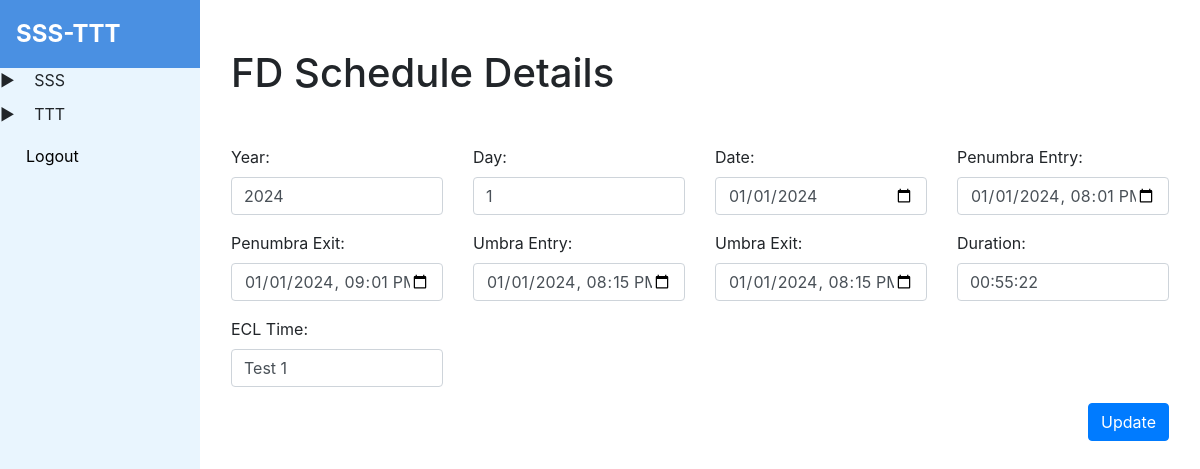
/fd_schedule/update/1 (signed in), run on an earlier commit of the app's database.
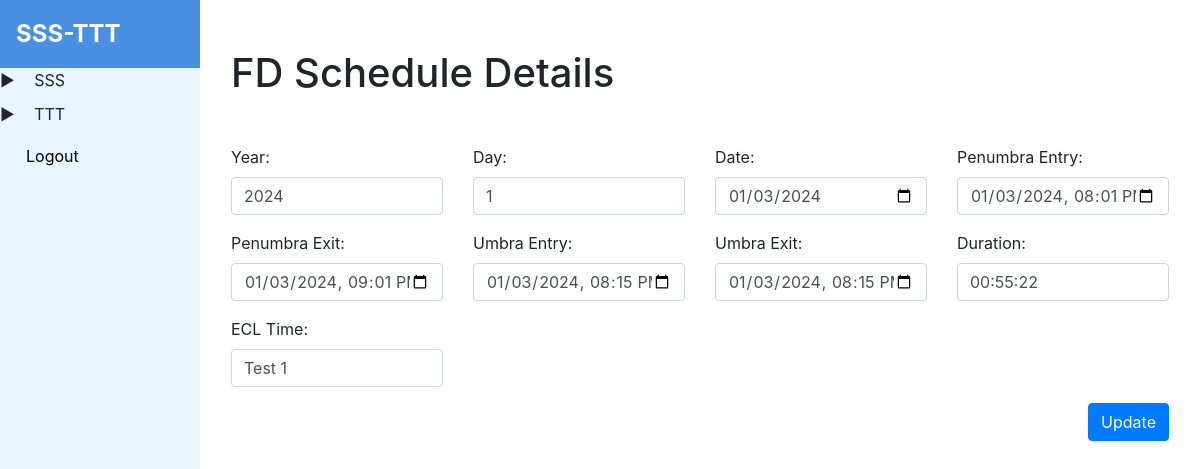
And on a later commit of the database.
### tables this page shows
CREATE TABLE 't_fd_schedule' (
        id INTEGER PRIMARY KEY AUTOINCREMENT,
        year INTEGER,
        day INTEGER,
        date DATE,
        penumbra_entry DATETIME NOT NULL,
        penumbra_exit DATETIME,
        umbra_entry DATETIME,
        umbra_exit DATETIME,
        duration VARCHAR(1000),
        ECL_TIME VARCHAR(255)
    );

### app.py (the view)
@app.route('/fd_schedule/update/<int:fd_schedule_id>')
@check_login
def fd_schedule_update_view(fd_schedule_id):
    data = get_record_by_table_name('t_fd_schedule', fd_schedule_id)
    return render_template('fd_schedule/fd_schedule_update.html', fd_schedule=data)

### app.py (called while the page is built)
def check_login(f):
    @wraps(f)
    def decorated_function(*args, **kwargs):
        if session.get('user') is None:
            return redirect(url_for('login'))
        return f(*args, **kwargs)
    return decorated_function

### db_helper.py (called while the page is built)
def get_record_by_table_name(table_name: str, record_id: int):
    cursor = conn.cursor()
    cursor.execute(f'SELECT * FROM {table_name} WHERE id = {record_id}')
    result = cursor.fetchone()
    cursor.close()
    return result

### templates/fd_schedule/fd_schedule_update.html
{% extends 'base.html' %}
{% block content %}
  <div class="container my-5">
    <div class="row">
      <div class="col-12">
        <h1 class="text-start mb-5">FD Schedule Details</h1>
      </div>
    </div>
      <form method="POST" action="/api/fd_schedule/update/{{fd_schedule[0]}}">
        <div class="row">
          <div class="col-md-3">
            <div class="form-group">
              <label>Year:</label>
              <input type="text" class="form-control" id="year" name="year" value="{{ fd_schedule[1] }}">
            </div>
          </div>
          <div class="col-md-3">
            <div class="form-group">
              <label>Day:</label>
              <input type="text" class="form-control" id="day" name="day" value="{{ fd_schedule[2] }}">
            </div>
          </div>
          <div class="col-md-3">
            <div class="form-group">
              <label>Date:</label>
              <input type="date" class="form-control" id="date" name="date" value="{{ fd_schedule[3] }}">
            </div>
          </div>
          <div class="col-md-3">
            <div class="form-group">
              <label>Penumbra Entry:</label>
              <input type="datetime-local" class="form-control" id="penumbra_entry" name="penumbra_entry" value="{{ fd_schedule[4] }}">
            </div>
          </div>
        </div>
        <div class="row">
          <div class="col-md-3">
            <div class="form-group">
              <label>Penumbra Exit:</label>
              <input type="datetime-local" class="form-control" id="penumbra_exit" name="penumbra_exit" value="{{ fd_schedule[5] }}">
            </div>
          </div>
          <div class="col-md-3">
            <div class="form-group">
              <label>Umbra Entry:</label>
              <input type="datetime-local" class="form-control" id="umbra_entry" name="umbra_entry" value="{{ fd_schedule[6] }}">
            </div>
          </div>
          <div class="col-md-3">
            <div class="form-group">
              <label>Umbra Exit:</label>
              <input type="datetime-local" class="form-control" id="umbra_exit" name="umbra_exit" value="{{ fd_schedule[7] }}">
            </div>
          </div>
          <div class="col-md-3">
            <div class="form-group">
              <label>Duration:</label>
              <input type="text" class="form-control" id="duration" name="duration" value="{{ fd_schedule[8] }}">
            </div>
          </div>
        </div>
        <div class="row">
          <div class="col-md-3">
            <div class="form-group">
              <label>ECL Time:</label>
              <input type="text" class="form-control" id="ecl_time" name="ecl_time" value="{{ fd_schedule[9] }}">
            </div>
          </div>
        </div>
        <div class="d-flex justify-content-end align-items-center">
          <button type="submit" class="btn btn-primary">Update</button>
        </div>
        </form>
  </div>
{% endblock %}

What changed in the data, as far as the page shows it:
changed t_fd_schedule "Test 1": date "01/01/2024" → "01/03/2024"; penumbra_entry "01/01/2024 20:01" → "01/03/2024 20:01"; penumbra_exit "01/01/2024 21:01" → "01/03/2024 21:01"; umbra_entry "01/01/2024 20:15" → "01/03/2024 20:15"; umbra_exit "01/01/2024 20:15" → "01/03/2024 20:15"
